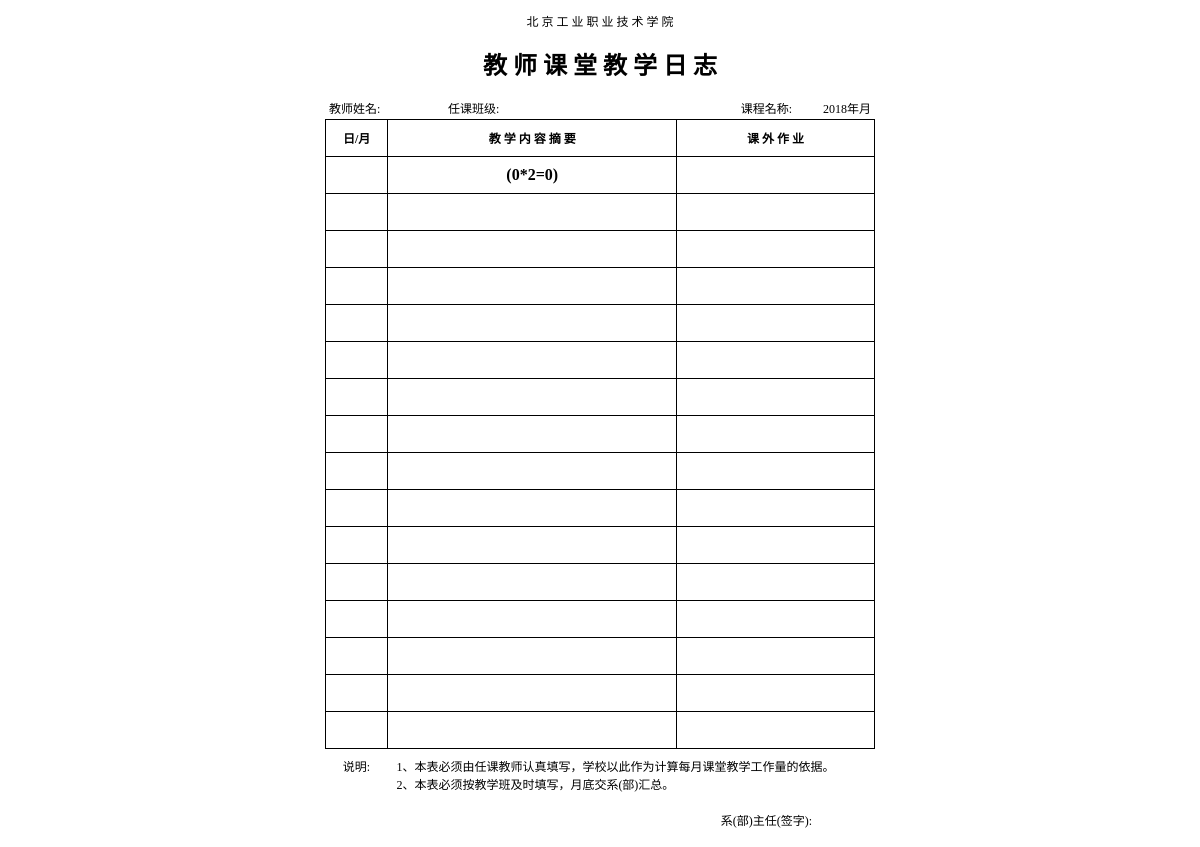
/tealog/editTeaPlanDetail.php?tea_id=35, run on an earlier commit of the app's database.
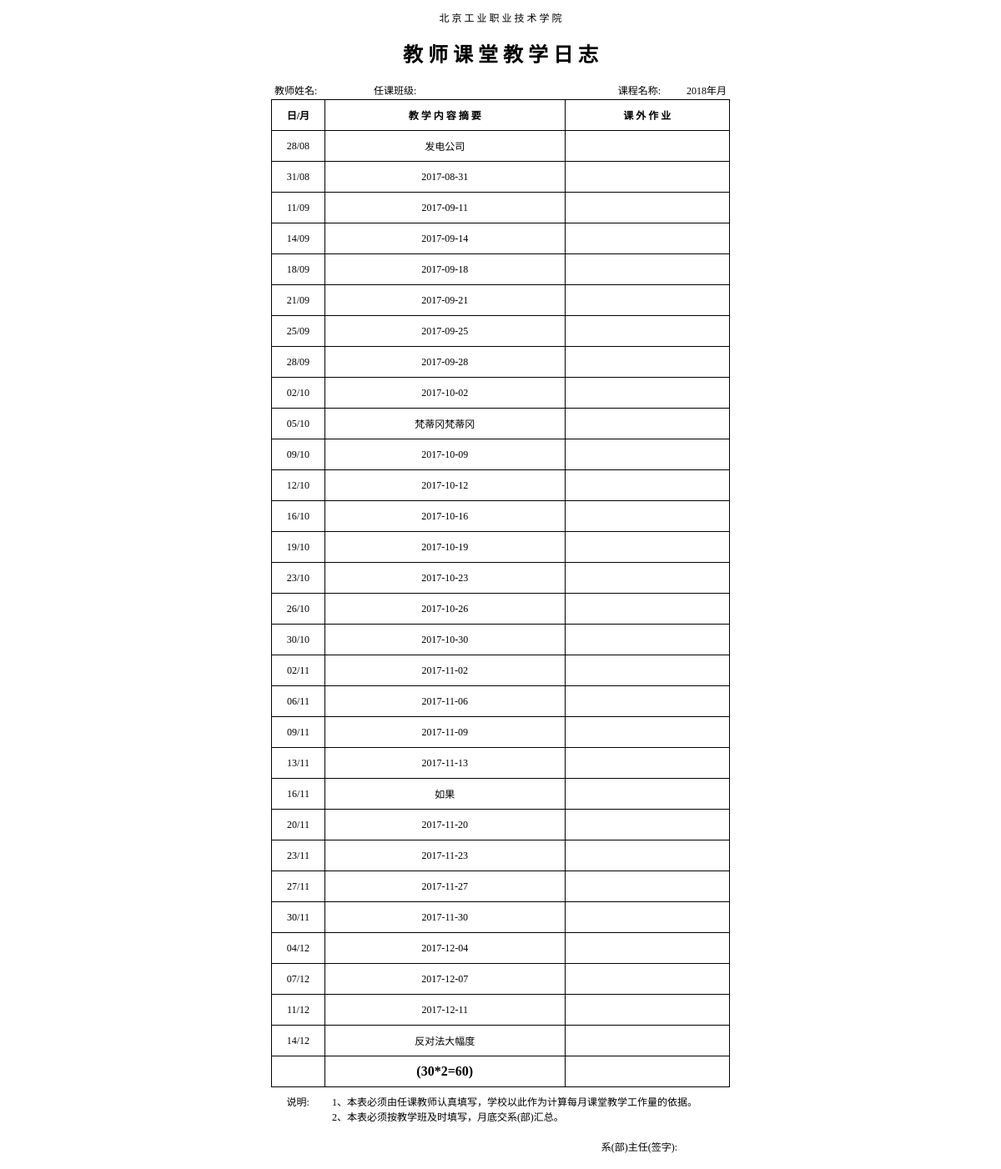
And on a later commit of the database.
### tables this page shows
CREATE TABLE `tb_teachingplaninfo` (
  `tp_id` int(11) NOT NULL AUTO_INCREMENT,
  `tea_id` int(11) NOT NULL,
  `tp_content` varchar(500) NOT NULL,
  `tp_time` varchar(50) NOT NULL,
  `tp_kewai` varchar(255) DEFAULT NULL COMMENT '课外作业',
  PRIMARY KEY (`tp_id`)
);

### tealog/editTeaPlanDetail.php (the view, shortened to what this page needs)
 <!DOCTYPE html PUBLIC '-//W3C//DTD XHTML 1.0 Transitional//EN' 'http://www.w3.org/TR/xhtml1/DTD/xhtml1-transitional.dtd'>
<html>
<head>
</head>
<body>
<?php
$tea_id=$_GET['tea_id'];
@$id = mysql_connect("localhost","root","root");
if($tea_id!=''){
 $sql_plan="select tp_id,tea_id,tp_content,tp_time from  tb_teachingPlanInfo where tea_id=$tea_id order by tp_time";
 $result = mysql_query($sql_plan,$id);
 echo "<div id='page1'>";
 echo "<div style='text-align:center;width:550px;border:0px solid red;margin:0 auto;'>";
 echo "<p>北 京 工 业 职 业 技 术 学 院</p>";
echo "<h1>教 师 课 堂 教 学 日 志</h1>";
echo "</div>";
echo "<table align='center' style='border:0px solid #fff;'>";
echo "<tr>";
echo "<td style='width:120px;border:0px solid #fff;'>&nbsp;教师姓名:$tea_name</td>";
echo "<td style='width:150px;border:0px solid #fff;'>任课班级:$tea_class</td>";
echo "<td style='text-align:right;border:0px solid #fff;'>课程名称:$tea_cou</td>";
echo "<td style='width:80px;text-align:right;border:0px solid #fff;'>".date('Y')."年".$month."月&nbsp;</td>";
echo "</tr>";
echo "<table align='center' border='1' cellspacing='0' cellpadding='8'  bordercolor='#000'>";
echo "<tr>";
echo "<td style='width:50px;text-align:center;font-weight:bold;'>日/月</td>";
echo "<td style='width:300px;text-align:center;font-weight:bold;'>教&nbsp;学&nbsp;内&nbsp;容&nbsp;摘&nbsp;要</td>";
echo "<td style='width:200px;text-align:center;font-weight:bold;'>课&nbsp;外&nbsp;作&nbsp;业</td>";
echo "</tr>";
 $rows=0;
 while($row=mysql_fetch_array($result)){
   $rows=$rows+1;
   $tp_content=$row['tp_content'];
   $tp_time=$row['tp_time'];
    echo "<tr><td style='width:50px;text-align:center;'>".date("d",strtotime($tp_time))."/".date("m",strtotime($tp_time))."</td><td  style='width:300px;text-align:center;'>$tp_content</td><td  style='width:200px;text-align:center;'>&nbsp;</td></tr>";
 }
 echo "<tr><td style='text-align:center;'>&nbsp;</td><td  style='font-weight:bold;font-size:16px;text-align:center;'>($rows*2=".($rows*2).")</td><td  style='text-align:center;'>&nbsp;</td></tr>";
 while(($rows++)<15){
 echo "<tr><td style='text-align:center;'>&nbsp;</td><td  style='text-align:center;'>&nbsp;</td><td  style='text-align:center;'>&nbsp;</td></tr>";
 }
echo "<tr ><td valign='top' style='width:50px;border:0px solid #fff;text-align:center;'>说明:</td><td colspan=2 style='border:1px solid #fff;'>1、本表必须由任课教师认真填写，学校以此作为计算每月课堂教学工作量的依据。<br/>2、本表必须按教学班及时填写，月底交系(部)汇总。<br/></td></tr>";
echo "<tr><td colspan=3 style='text-align:right;border:1px solid #fff;'>系(部)主任(签字):&nbsp;&nbsp;&nbsp;&nbsp;&nbsp;&nbsp;&nbsp;&nbsp;&nbsp;&nbsp;&nbsp;&nbsp;&nbsp;&nbsp;&nbsp;&nbsp;&nbsp;&nbsp;</td></tr>";
 echo "</table>";
 echo "</div>";
}
?>
</body>
</html>

What changed in the data, as far as the page shows it:
now on this page (row edited): tb_teachingplaninfo: tp_time "28", tp_time "08", tp_content "发电公司"
now on this page (row edited): tb_teachingplaninfo: tp_time "31", tp_time "08", tp_content "2017-08-31"
now on this page (row edited): tb_teachingplaninfo: tp_time "11", tp_time "09", tp_content "2017-09-11"
now on this page (row edited): tb_teachingplaninfo: tp_time "14", tp_time "09", tp_content "2017-09-14"
now on this page (row edited): tb_teachingplaninfo: tp_time "18", tp_time "09", tp_content "2017-09-18"
now on this page (row edited): tb_teachingplaninfo: tp_time "21", tp_time "09", tp_content "2017-09-21"
now on this page (row edited): tb_teachingplaninfo: tp_time "25", tp_time "09", tp_content "2017-09-25"
now on this page (row edited): tb_teachingplaninfo: tp_time "28", tp_time "09", tp_content "2017-09-28"
now on this page (row edited): tb_teachingplaninfo: tp_time "02", tp_time "10", tp_content "2017-10-02"
now on this page (row edited): tb_teachingplaninfo: tp_time "05", tp_time "10", tp_content "梵蒂冈梵蒂冈"
now on this page (row edited): tb_teachingplaninfo: tp_time "09", tp_time "10", tp_content "2017-10-09"
now on this page (row edited): tb_teachingplaninfo: tp_time "12", tp_time "10", tp_content "2017-10-12"
now on this page (row edited): tb_teachingplaninfo: tp_time "16", tp_time "10", tp_content "2017-10-16"
now on this page (row edited): tb_teachingplaninfo: tp_time "19", tp_time "10", tp_content "2017-10-19"
now on this page (row edited): tb_teachingplaninfo: tp_time "23", tp_time "10", tp_content "2017-10-23"
now on this page (row edited): tb_teachingplaninfo: tp_time "26", tp_time "10", tp_content "2017-10-26"
now on this page (row edited): tb_teachingplaninfo: tp_time "30", tp_time "10", tp_content "2017-10-30"
now on this page (row edited): tb_teachingplaninfo: tp_time "02", tp_time "11", tp_content "2017-11-02"
now on this page (row edited): tb_teachingplaninfo: tp_time "06", tp_time "11", tp_content "2017-11-06"
now on this page (row edited): tb_teachingplaninfo: tp_time "09", tp_time "11", tp_content "2017-11-09"
now on this page (row edited): tb_teachingplaninfo: tp_time "13", tp_time "11", tp_content "2017-11-13"
now on this page (row edited): tb_teachingplaninfo: tp_time "16", tp_time "11", tp_content "如果"
now on this page (row edited): tb_teachingplaninfo: tp_time "20", tp_time "11", tp_content "2017-11-20"
now on this page (row edited): tb_teachingplaninfo: tp_time "23", tp_time "11", tp_content "2017-11-23"
now on this page (row edited): tb_teachingplaninfo: tp_time "27", tp_time "11", tp_content "2017-11-27"
now on this page (row edited): tb_teachingplaninfo: tp_time "30", tp_time "11", tp_content "2017-11-30"
now on this page (row edited): tb_teachingplaninfo: tp_time "04", tp_time "12", tp_content "2017-12-04"
now on this page (row edited): tb_teachingplaninfo: tp_time "07", tp_time "12", tp_content "2017-12-07"
added tb_teachingplaninfo: tp_time "11", tp_time "12", tp_content "2017-12-11"
added tb_teachingplaninfo: tp_time "14", tp_time "12", tp_content "反对法大幅度"
Also different on the page:
$rows: "0" → "30"
$rows*2: "0" → "60"
